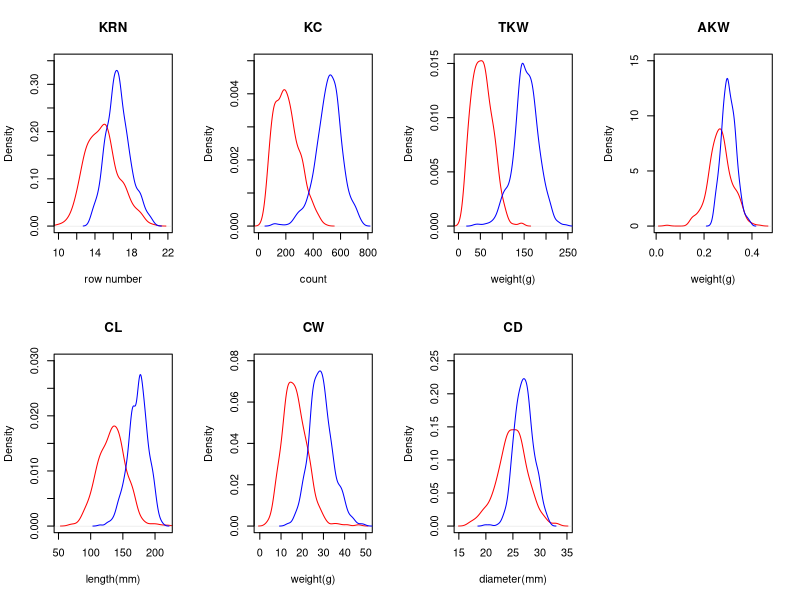

This figure's R source:
# purpose: merge and vis the NAM F1 pheno
# Jinliang Yang
# 1.21.2012
# how to generate the . problem?

setwd("~/Documents/Heterosis_GWAS/pheno2011");
krn <- read.csv("nam_F1_KRN.csv");
kernel <- read.csv("nam_F1_Kernel.csv")
cob <- read.csv("nam_F1_cob.csv")

trait <- merge(krn, cob, by="Genotype", all=TRUE);
trait <- merge(trait, kernel, by="Genotype", all=TRUE)


geno <- trait[duplicated(trait$Genotype),]$Genotype
length(geno)
trait[trait$Genotype%in%geno,]

trait <- trait[!duplicated(trait$Genotype),]
density(trait$KRN)

par(mfrow=c(2,4))
# KRN
krn <- density(trait[!is.na(trait$Note) & trait$Note=="RIL",]$KRN) # returns the density data 
bxkrn <- density(trait[!is.na(trait$Note) & trait$Note=="Bx",]$KRN) # returns the density data
plot(krn, col="red", xlim=c(10,22), ylim=c(0,0.35), main="KRN", xlab="row number") # plots the results
lines(bxkrn, col="blue")

# Kernel: KC, TKW and AKW
kc <- density(trait[!is.na(trait$Note) & trait$Note=="RIL",]$KC)
bxkc <- density(trait[!is.na(trait$Note) & trait$Note=="Bx",]$KC)
plot(kc, col="red", ylim=c(0, 0.005), xlim=c(0, 800), main="KC", xlab="count")
lines(bxkc, col="blue")

tkw <- density(trait[!is.na(trait$Note) & trait$Note=="RIL",]$TKW)
bxtkw <- density(trait[!is.na(trait$Note) & trait$Note=="Bx",]$TKW)
plot(tkw, col="red", xlim=c(0, 250), main="TKW", xlab="weight(g)")
lines(bxtkw, col="blue")

akw <- density(trait[!is.na(trait$Note) & trait$Note=="RIL",]$AKW)
bxakw <- density(trait[!is.na(trait$Note) & trait$Note=="Bx",]$AKW)
plot(akw, col="red", ylim=c(0, 15), main="AKW", xlab="weight(g)")
lines(bxakw, col="blue")

# cob: CL, CW and CD
cl <- density(trait[!is.na(trait$Note) & trait$Note=="RIL",]$CL)
bxcl <- density(trait[!is.na(trait$Note) & trait$Note=="Bx",]$CL)
plot(cl, col="red", xlim=c(50,220), ylim=c(0,0.03), main="CL", xlab="length(mm)" )
lines(bxcl, col="blue")

cw <- density(trait[!is.na(trait$Note) & trait$Note=="RIL",]$CW)
bxcw <- density(trait[!is.na(trait$Note) & trait$Note=="Bx",]$CW)
plot(cw, col="red", ylim=c(0,0.08), main="CW", xlab="weight(g)")
lines(bxcw, col="blue")

cd <- density(trait[!is.na(trait$Note) & trait$Note=="RIL",]$CD)
bxcd <- density(trait[!is.na(trait$Note) & trait$Note=="Bx",]$CD)
plot(cd, col="red", ylim=c(0,0.25), main="CD", xlab="diameter(mm)")
lines(bxcd, col="blue")




